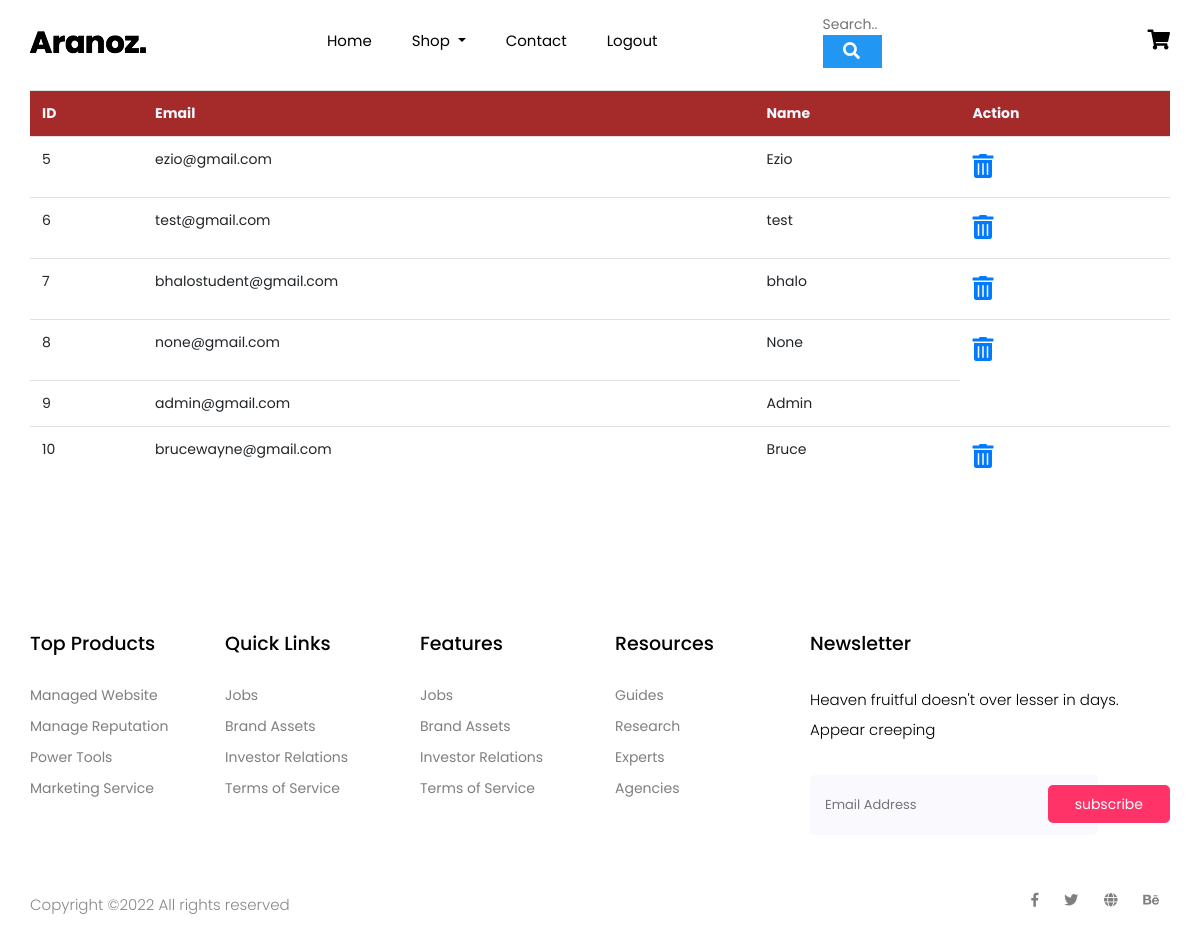
The app's page /user_list (signed in) with its own data.
### Website/models.py (models this page shows)
class User(db.Model, UserMixin):
    id = db.Column(db.Integer, primary_key = True)
    email = db.Column(db.String(150), unique = True)
    password = db.Column(db.String(150))
    first_name = db.Column(db.String(150))

### Website/auth.py (the view)
@auth.route('/user_list')
@login_required
def user_list():
    userr = User.query.all()
    return render_template("user_list.html", user=current_user, userr = userr)

### Website/__init__.py (called while the page is built)
def create_app():
    app = Flask(__name__)
    app.config['SECRET_KEY'] = 'abcd'
    app.config['SQLALCHEMY_DATABASE_URI'] = f'sqlite:///{DB_NAME}'
    db.init_app(app)
    from .views import views
    from .auth import auth
    app.register_blueprint(views, url_prefix='/')
    app.register_blueprint(auth, url_prefix='/')
    from .models import User
    with app.app_context():
        db.create_all()
    login_manager = LoginManager()
    login_manager.login_view = 'auth.login'
    login_manager.init_app(app)
    @login_manager.user_loader
    def load_user(id):
        return User.query.get(int(id))
    return app

### Website/templates/user_list.html
{% extends "base.html" %}
{% block content %}
<div class="container" style="padding-top: 90px;">
 <table class="table" style="border-collapse: collapse;">
    <tr style="background-color: brown;color: aliceblue;">
        <th>ID</th>
        <th>Email</th>
        <th>Name</th>
        <th>Action</th>
    </tr>
   <tr>
    {% for i in userr %}
    <td>{{i.id}}</td>
    <td>{{i.email}}</td>
    <td>{{i.first_name}}</td>
    {% if i.id != 9 %}
    <td><span style="font-size: 24px;color:red;">
        <a href="/{{i.id}}/delete_user"> <i class="fas fa-trash-alt"></i></a></span></td>
    {% endif %}
    </tr>
    {% endfor %}
 </table>
</div>
{% endblock %}

### Website/static/css/all.css (style rules this page uses)
.fa, .fas, .far, .fal, .fab { -moz-osx-font-smoothing: grayscale; -webkit-font-smoothing: antialiased; display: inline-block; font-style: normal; font-variant: normal; text-rendering: auto; line-height: 1; }
.fa-trash-alt:before { content: "\f2ed"; }
.fa, .fas { font-family: 'Font Awesome 5 Free'; font-weight: 900; }

### Website/static/css/main.css (style rules this page uses)
html { -webkit-box-sizing: border-box; -moz-box-sizing: border-box; box-sizing: border-box; }
* { padding: 0; margin: 0; }
*, *:before, *:after { -webkit-box-sizing: inherit; -moz-box-sizing: inherit; box-sizing: inherit; }
body, h1, h2, h3, h4, h5, h6, blockquote, p, pre, dl, dd, ol, ul, figure, hr, fieldset, legend { margin: 0; padding: 0; }
table { border-collapse: collapse; border-spacing: 0; }
body { font-family: "Roboto", "Arial", "Helvetica Neue", sans-serif; font-weight: 400; font-size: 14px; }

### records on screen
User: id "5", email "ezio@gmail.com", first_name "Ezio"
User: id "6", email "test@gmail.com", first_name "test"
User: id "7", email "bhalostudent@gmail.com", first_name "bhalo"
User: id "8", email "none@gmail.com", first_name "None"
User: id "9", email "admin@gmail.com", first_name "Admin"
User: id "10", email "brucewayne@gmail.com", first_name "Bruce"
